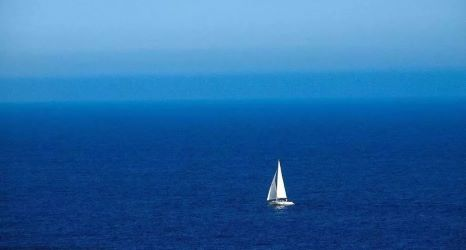
#> input picture data/1.jpeg, 466 x 250 px
$ jupyter execute --allow-errors results_analysis.ipynb
#> lines starting #> are read from the running program, lines starting #| are printed output that depends on the picture
# Results

[cell 1]
import sys
sys.path.append("../utils/")
from time import time
import numpy as np
import pandas as pd
from skimage import util
import matplotlib.pyplot as plt
plt.rcParams['font.size'] = 14
plt.rcParams['font.sans-serif'] = 'Arial'

[cell 2]
def objective(L : np.ndarray, S):
    lmbda = 1 / np.sqrt(np.max(L.shape))
    f = np.linalg.norm(L, ord='nuc') + lmbda * np.abs(S).sum()
    return f

[cell 3]
Image = {}
Image[0] = plt.imread('../data/1.jpeg')
Image[1] = plt.imread('../data/2.jpg')
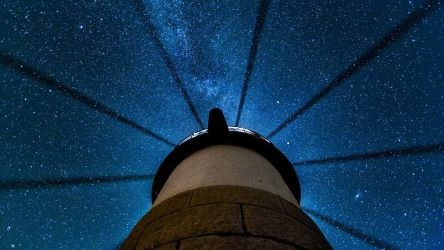
#> input picture data/2.jpg, 444 x 250 px
Image[2] = plt.imread('../data/3.jpg')
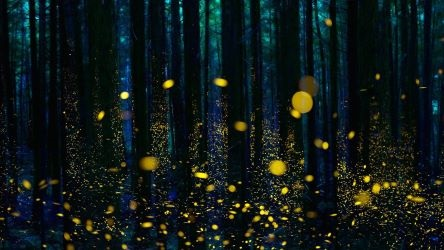
#> input picture data/3.jpg, 444 x 250 px

method_rpca = ["CGD", "ALM", "SVT", "APG"]
method_mc = ["ADMM", "SVT", "PMF", "BPMF"]

Image_recon = {}
# Image_recon[0]
